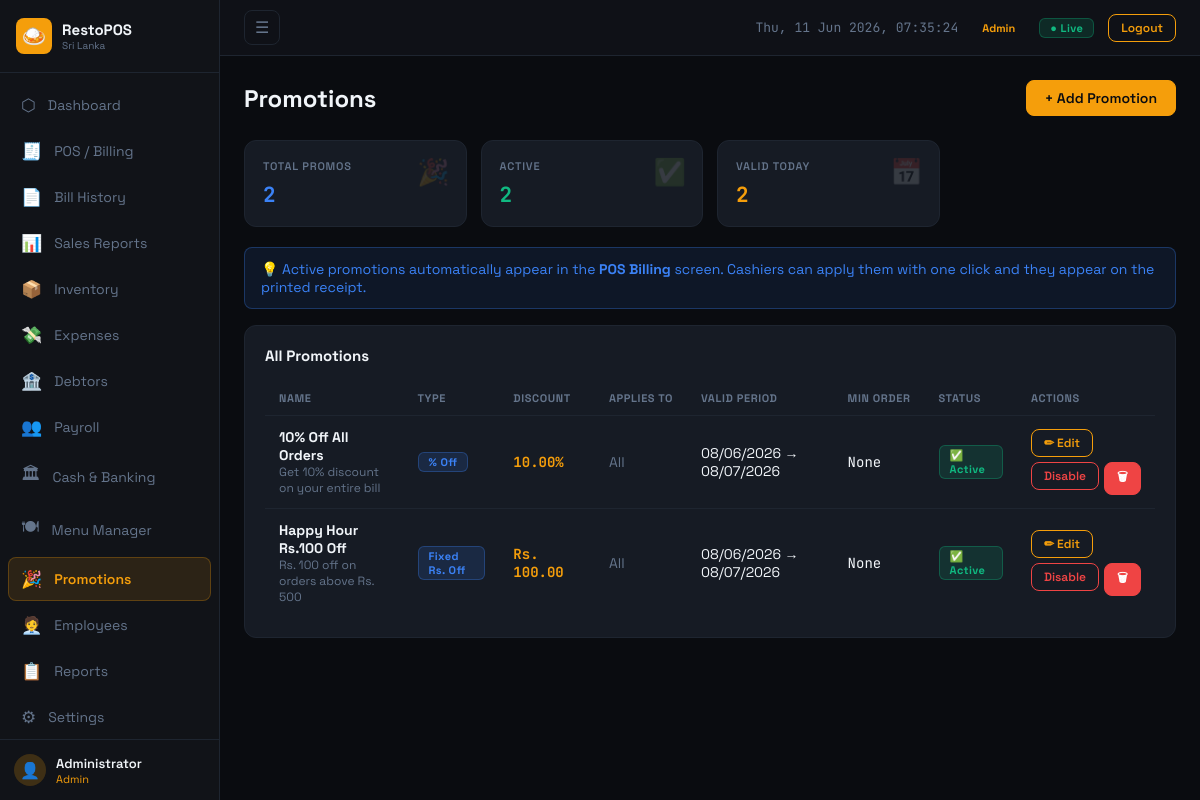
/modules/promotions.php (signed in), run on the app's committed database.
### tables this page shows
CREATE TABLE promotions (
    id INT AUTO_INCREMENT PRIMARY KEY,
    name VARCHAR(150) NOT NULL,
    description TEXT,
    promo_type ENUM('percent_off','fixed_off','buy_x_get_y') NOT NULL DEFAULT 'percent_off',
    discount_value DECIMAL(10,2) DEFAULT 0,
    buy_qty INT DEFAULT 1,
    get_qty INT DEFAULT 1,
    applies_to ENUM('all','category','item') DEFAULT 'all',
    applies_id INT DEFAULT NULL,
    min_order_amount DECIMAL(10,2) DEFAULT 0,
    valid_from DATE,
    valid_to DATE,
    active TINYINT(1) DEFAULT 1,
    created_at TIMESTAMP DEFAULT CURRENT_TIMESTAMP
);

### modules/promotions.php (the view, shortened to what this page needs)
<?php
$db = getDB();
$db->exec("CREATE TABLE IF NOT EXISTS promotions (
    id INT AUTO_INCREMENT PRIMARY KEY,
    name VARCHAR(150) NOT NULL,
    description TEXT,
    promo_type ENUM('percent_off','fixed_off','buy_x_get_y','free_item') NOT NULL DEFAULT 'percent_off',
    discount_value DECIMAL(10,2) DEFAULT 0,
    buy_qty INT DEFAULT 1,
    get_qty INT DEFAULT 1,
    applies_to ENUM('all','category','item') DEFAULT 'all',
    applies_id INT DEFAULT NULL,
    min_order_amount DECIMAL(10,2) DEFAULT 0,
    valid_from DATE,
    valid_to DATE,
    active TINYINT(1) DEFAULT 1,
    created_at TIMESTAMP DEFAULT CURRENT_TIMESTAMP
)");
$db->exec("CREATE TABLE IF NOT EXISTS bill_promotions (
    id INT AUTO_INCREMENT PRIMARY KEY,
    bill_id INT NOT NULL,
    promo_id INT NOT NULL,
    promo_name VARCHAR(150),
    discount_amt DECIMAL(10,2) DEFAULT 0
)");
$promos = $db->query("SELECT * FROM promotions ORDER BY active DESC, created_at DESC")->fetchAll();
$typeLabels = [
    'percent_off' => '% Off',
    'fixed_off'   => 'Fixed Rs. Off',
    'buy_x_get_y' => 'Buy X Get Y',
    'free_item'   => 'Free Item',
];
include '../includes/header.php';
?>
<div class="page-header">
  <div class="page-title">Promotions</div>
  <button class="btn" onclick="openModal('modalAddPromo')">+ Add Promotion</button>
</div>
<div class="stats-grid mb-20">
  <div class="stat-card"><span class="stat-icon">🎉</span><div class="stat-label">Total Promos</div><div class="stat-value text-blue"><?=count($promos)?></div></div>
  <div class="stat-card"><span class="stat-icon">✅</span><div class="stat-label">Active</div><div class="stat-value text-green"><?=count(array_filter($promos,fn($p)=>$p['active']))?></div></div>
  <div class="stat-card"><span class="stat-icon">📅</span><div class="stat-label">Valid Today</div><div class="stat-value text-accent"><?=count(array_filter($promos,fn($p)=>$p['active']&&(!$p['valid_from']||$p['valid_from']<=date('Y-m-d'))&&(!$p['valid_to']||$p['valid_to']>=date('Y-m-d'))))?></div></div>
</div>
<div class="alert alert-info mb-16">
  💡 Active promotions automatically appear in the <strong>POS Billing</strong> screen. Cashiers can apply them with one click and they appear on the printed receipt.
</div>
<div class="card">
  <div class="card-title">All Promotions</div>
  <div class="table-wrap">
    <table class="data-table">
      <thead>
        <tr><th>Name</th><th>Type</th><th>Discount</th><th>Applies To</th><th>Valid Period</th><th>Min Order</th><th>Status</th><th>Actions</th></tr>
      </thead>
      <tbody>
      <?php foreach ($promos as $p):
        $isValid = $p['active']
          && (!$p['valid_from'] || $p['valid_from'] <= date('Y-m-d'))
          && (!$p['valid_to']   || $p['valid_to']   >= date('Y-m-d'));
      ?>
        <tr>
          <td>
            <div class="fw-700"><?=htmlspecialchars($p['name'])?></div>
            <div class="fs-12 text-muted"><?=htmlspecialchars($p['description']??'')?></div>
          </td>
          <td><span class="badge badge-blue"><?=$typeLabels[$p['promo_type']]??$p['promo_type']?></span></td>
          <td class="mono text-accent fw-700">
            <?php if ($p['promo_type']==='percent_off'): ?><?=$p['discount_value']?>%
            <?php elseif ($p['promo_type']==='fixed_off'): ?>Rs. <?=number_format($p['discount_value'],2)?>
            <?php elseif ($p['promo_type']==='buy_x_get_y'): ?>Buy <?=$p['buy_qty']?> Get <?=$p['get_qty']?>
            <?php else: ?>Free Item<?php endif; ?>
          </td>
          <td class="fs-12 text-muted"><?=ucfirst($p['applies_to'])?></td>
          <td class="fs-12">
            <?=$p['valid_from']?date('d/m/Y',strtotime($p['valid_from'])):'Any'?>
            <?=$p['valid_to']?' → '.date('d/m/Y',strtotime($p['valid_to'])):'→ Any'?>
          </td>
          <td class="mono fs-12"><?=$p['min_order_amount']>0?fmt($p['min_order_amount']):'None'?></td>
          <td>
            <?php if ($isValid): ?>
              <span class="badge badge-green">✅ Active</span>
            <?php elseif ($p['active']): ?>
              <span class="badge badge-accent">⏰ Scheduled</span>
            <?php else: ?>
              <span class="badge badge-red">Inactive</span>
            <?php endif; ?>
          </td>
          <td>
            <div style="display:flex;gap:5px;flex-wrap:wrap">
              <button class="btn btn-sm btn-outline"
                data-id="<?=$p['id']?>"
                data-name="<?=htmlspecialchars($p['name'],ENT_QUOTES)?>"
                data-desc="<?=htmlspecialchars($p['description']??'',ENT_QUOTES)?>"
                data-type="<?=$p['promo_type']?>"
                data-val="<?=$p['discount_value']?>"
                data-bqty="<?=$p['buy_qty']?>"
                data-gqty="<?=$p['get_qty']?>"
                data-applies="<?=$p['applies_to']?>"
                data-appid="<?=$p['applies_id']??''?>"
                data-minamt="<?=$p['min_order_amount']?>"
                data-from="<?=$p['valid_from']??''?>"
                data-to="<?=$p['valid_to']??''?>"
                onclick="editPromo(this)">✏ Edit</button>
              <form method="POST" style="display:inline">
                <button class="btn btn-sm <?=$p['active']?'btn-outline-red':'btn-outline-green'?>"><?=$p['active']?'Disable':'Enable'?></button>
              </form>
              <form method="POST" style="display:inline" onsubmit="return confirm('Delete this promotion?')">
                <button class="btn btn-sm btn-red">🗑</button>
              </form>
            </div>
          </td>
        </tr>
      <?php endforeach; ?>
      </tbody>
    </table>
  </div>
</div>
<?php include '../includes/footer.php'; ?>

### assets/css/style.css (style rules this page uses)
:root { --bg: #0a0c10; --surface: #111318; --card: #161b24; --border: #1e2530; --accent: #f59e0b; --accent2: #92400e; --green: #10b981; --red: #ef4444; --blue: #3b82f6; --purple: #8b5cf6; --text: #f1f5f9; --muted: #64748b; --sidebar-w:220px; }
*,*::before,*::after { box-sizing:border-box; margin:0; padding:0; }
html { font-size:15px; }
body { font-family:'Space Grotesk',sans-serif; background:var(--bg); color:var(--text); min-height:100vh; }
button,input,select,textarea { font-family:inherit; }
.page-header { display:flex; justify-content:space-between; align-items:center; margin-bottom:24px; flex-wrap:wrap; gap:12px; }
.page-title { font-size:24px; font-weight:700; }
.card { background:var(--card); border:1px solid var(--border); border-radius:12px; padding:20px; }
.card-title { font-weight:700; font-size:15px; margin-bottom:16px; }
.stats-grid { display:grid; grid-template-columns:repeat(auto-fill,minmax(190px,1fr)); gap:14px; margin-bottom:20px; }
.stat-card { background:var(--card); border:1px solid var(--border); border-radius:12px; padding:18px; position:relative; overflow:hidden; }
.stat-icon { position:absolute; top:14px; right:16px; font-size:26px; opacity:.14; }
.stat-label { font-size:11px; color:var(--muted); font-weight:600; letter-spacing:.8px; text-transform:uppercase; margin-bottom:8px; }
.stat-value { font-size:21px; font-weight:700; font-family:'JetBrains Mono',monospace; }
.btn { display:inline-flex; align-items:center; gap:6px; padding:8px 18px; border-radius:8px; font-size:14px; font-weight:600; border:1px solid var(--accent); background:var(--accent); color:#0a0c10; cursor:pointer; transition:all .15s; white-space:nowrap; }
.btn-sm { padding:5px 12px; font-size:12px; }
.btn-outline { background:transparent; color:var(--accent); }
.btn-red { background:var(--red); border-color:var(--red); color:#fff; }
.btn-outline-red { background:transparent; border-color:var(--red); color:var(--red); }
.badge { display:inline-block; padding:2px 10px; border-radius:6px; font-size:11px; font-weight:700; letter-spacing:.4px; }
.badge-green { background:rgba(16,185,129,.15); color:var(--green); border:1px solid rgba(16,185,129,.3); }
.badge-blue { background:rgba(59,130,246,.15); color:var(--blue); border:1px solid rgba(59,130,246,.3); }
.table-wrap { overflow-x:auto; }
table.data-table { width:100%; border-collapse:collapse; }
table.data-table th { padding:10px 14px; text-align:left; font-size:11px; color:var(--muted); font-weight:700; text-transform:uppercase; letter-spacing:.6px; border-bottom:1px solid var(--border); white-space:nowrap; }
table.data-table td { padding:12px 14px; border-bottom:1px solid var(--border); font-size:14px; vertical-align:middle; }
table.data-table tr:last-child td { border-bottom:none; }
.mono { font-family:'JetBrains Mono',monospace; }
.text-green { color:var(--green); }
.text-accent { color:var(--accent); }
.text-muted { color:var(--muted); }
.text-blue { color:var(--blue); }
.alert { padding:12px 16px; border-radius:8px; font-size:14px; margin-bottom:16px; }
.alert-info { background:rgba(59,130,246,.1); border:1px solid rgba(59,130,246,.3); color:var(--blue); }
.mb-16 { margin-bottom:16px; }
.mb-20 { margin-bottom:20px; }
.fw-700 { font-weight:700; }
.fs-12 { font-size:12px; }

### data on the page
promotions: name "10% Off All Orders", description "Get 10% discount on your entire bill", promo_type "% Off", discount_value "10.00", applies_to "All", valid_from "08/06/2026", valid_to "08/07/2026", min_order_amount "None", active "✅ Active"
promotions: name "Happy Hour Rs.100 Off", description "Rs. 100 off on orders above Rs. 500", promo_type "Fixed Rs. Off", discount_value "100.00", applies_to "All", valid_from "08/06/2026", valid_to "08/07/2026", min_order_amount "None", active "✅ Active"

### other printed values
$nav['icon'] "⬡"
$nav['label'] "Dashboard"
$nav['icon'] "🧾"
$nav['label'] "POS / Billing"
$nav['icon'] "📄"
$nav['label'] "Bill History"
$nav['icon'] "📊"
$nav['label'] "Sales Reports"
$nav['icon'] "📦"
$nav['label'] "Inventory"
$nav['icon'] "💸"
$nav['label'] "Expenses"
$nav['icon'] "🏦"
$nav['label'] "Debtors"
$nav['icon'] "👥"
